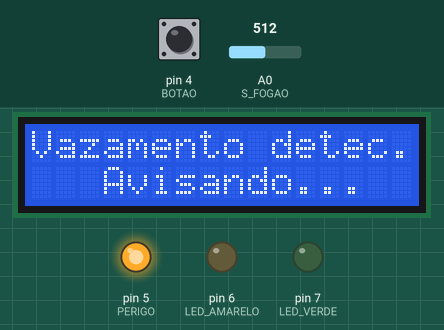
The sketch below on a simulated Arduino Uno, built with avr-gcc and run on an emulated ATmega328P. On the bench: 16×2 character LCD, output pins drawn as LEDs (lit = HIGH). The inputs (shaded band) are chosen by the test bench; at power-on: A0 (S_FOGAO) = 512, pin 4 (BOTAO) LOW. The modem is registered and sends nothing unless stated.

Above: at 11.7 s.
11.8 s: A0 (S_FOGAO) set to 167
16.0 s: A0 (S_FOGAO) set to 141
At 19.3 s:
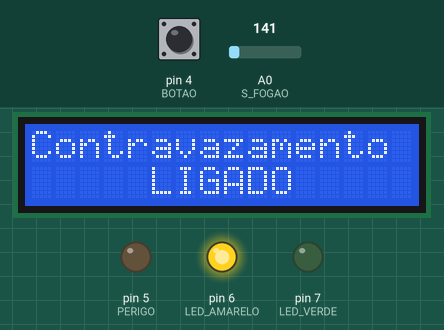
20.2 s: pin 4 (BOTAO) pulled HIGH for 1.3 s
At 22.0 s:
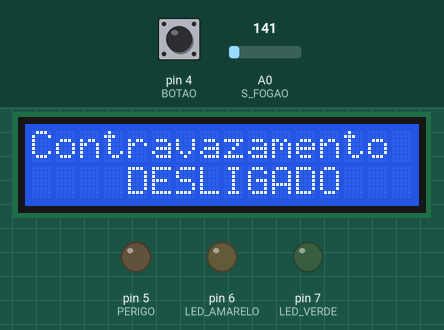
25.7 s: pin 4 (BOTAO) pulled HIGH for 3.2 s
At 29.4 s:
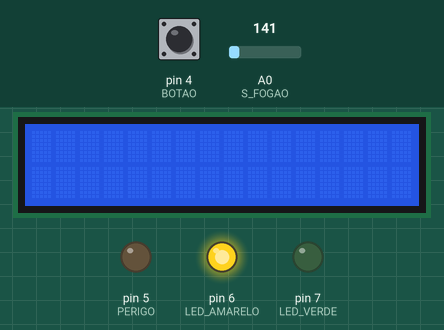
Timing chart, 0 to 31.1 s (numbered marks = the images above; inputs shaded):
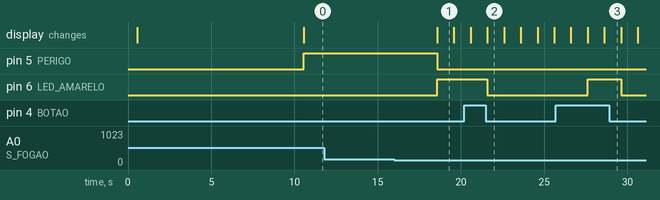

Measured:
- the behaviour switches between 151 and 150 on A0 (S_FOGAO) (found by bisection; images 0 and 1)
- after the input at 11.8 s, every drawn part: stays the same
- after the input at 16.0 s, pin 5 (PERIGO): HIGH → LOW after 2.6 s; pin 6 (LED_AMARELO): LOW → HIGH after 2.6 s; the display: first changes after 2.6 s (image 1 shows a later state)
- after the input at 20.2 s, pin 6 (LED_AMARELO): HIGH → LOW after 1.4 s
- after the input at 25.7 s, pin 6 (LED_AMARELO): LOW → HIGH after 1.9 s, → LOW 2.0 s later
- what the display in image 1 shows lasts 1.0 s, from 18.6 s to 19.6 s

The sketch:

ProjetoGit.ino
```cpp
#include <SoftwareSerial.h> // Biblioteca para a comunicação serial
#include <Sim800l.h>  // Biblioteca específica para o Módulo GSM SIM800L by Cristian Steib
#include <LiquidCrystal.h> // Biblioteca da tela LCD

Sim800l Sim800l; // Definindo o dispositivo para a biblioteca

LiquidCrystal lcd(8, 9, 10, 11, 12, 13); // Portas usadas pelo LCD

#define LED_VERDE 7
#define LED_AMARELO 6
#define PERIGO 5
#define S_FOGAO A0
#define BOTAO 4
#define MAX_VERDE 100
#define MAX_AMARELO 150

char numero[] = "+55XXXXXXXXXXX"; // Número do dono
char mensagem[] = "Vazamento de gas na sua residencia"; // Mensagem enviada no vazamento

void LeBotao(bool *desligado){ // Leitura do botao de Desligar/Ligar
  if(digitalRead(BOTAO) == HIGH){
    if(!*desligado){
      *desligado = 1;
      delay(1000);
    }else{
      *desligado = 0;
      delay(1000);
      }
    }
  }

void MostrarLigado(){ // Informa no LCD que está ligado
  lcd.setCursor(0,0);
  lcd.print("Contravazamento");
  lcd.setCursor(5, 1);
  lcd.print("LIGADO");
  }

void MostrarDesligado(){ // Informa no LCD que está desligado
  lcd.setCursor(0,0);
  lcd.print("Contravazamento");
  lcd.setCursor(4, 1);
  lcd.print("DESLIGADO");
  }

void MostrarAviso(){ // Informa no LCD que está Mandando o SMS
  lcd.setCursor(0,0);
  lcd.print("Vazamento detec.");
  lcd.setCursor(3, 1);
  lcd.print("Avisando...");
  }

void setup() {
  Serial.begin(9600); // Inicializando o monitor serial para debug

  Sim800l.begin(); // Inicializando o Módulo GSM SIM800L

  lcd.begin(16, 2); // Inicializando a Tela LCD
  lcd.clear();

  pinMode(S_FOGAO, INPUT); // Sensor de gás

  // Leds de situação
  pinMode(LED_VERDE, OUTPUT);
  pinMode(LED_AMARELO, OUTPUT);
  pinMode(PERIGO, OUTPUT);

  pinMode(BOTAO, INPUT); // Power Off/On

  delay(10000); // Tempo para Inicialização do Módulo GSM
}
void loop() {
  static bool powerOff = 0; // 0 -> Ligado. 1 -> Desligado
  int concentracao;

  LeBotao(&powerOff);

  concentracao = analogRead(S_FOGAO);
  //Serial.println(concentracao);
  //Serial.print("Desligado: ");
  //Serial.println(powerOff);

  if (!powerOff){ // Sistema ligado
    digitalWrite(LED_VERDE, concentracao <= MAX_VERDE ? HIGH : LOW);
    digitalWrite(LED_AMARELO, concentracao > MAX_VERDE && concentracao <= MAX_AMARELO ? HIGH : LOW);

    if (concentracao > MAX_AMARELO){ // Estado de perigo

      digitalWrite(PERIGO, HIGH);
      MostrarAviso();

      for(int count = 1; concentracao > MAX_AMARELO && !powerOff; count++){ // Loop de envio de mensagens
        concentracao = analogRead(S_FOGAO);
        LeBotao(&powerOff);
        //Serial.println(concentracao);
        if(count % 10 == 0 || count == 1){ // A cada 10 segundos uma mensagem é enviada
          //Serial.println("Enviando Mensagem...");
          Sim800l.sendSms(numero, mensagem);
        }
        delay(1000);
      }
    }else{
      digitalWrite(PERIGO, LOW);
      MostrarLigado();
    }
  }else{ // Sistema desligado
    digitalWrite(LED_VERDE, LOW);
    digitalWrite(LED_AMARELO, LOW);
    digitalWrite(PERIGO, LOW);
    MostrarDesligado();
  }

  delay(1000);
  lcd.clear();
}
```
